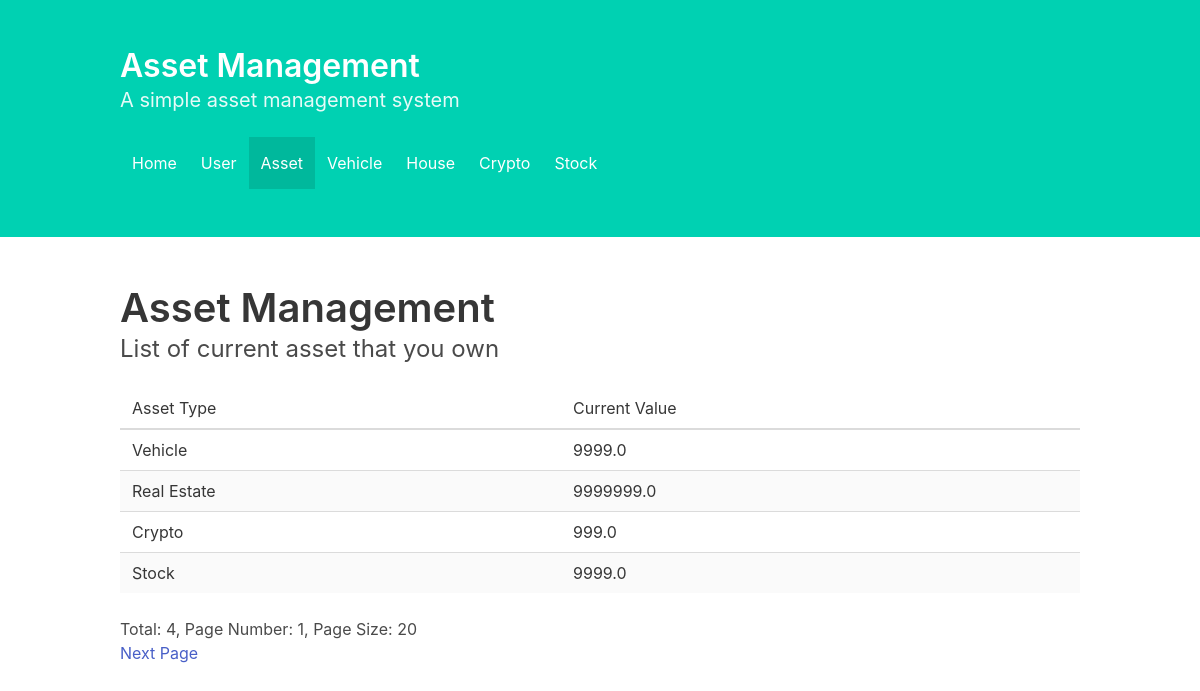
Page /asset on the committed database.
### aerc_website/models.py (models this page shows)
class Asset(models.Model):
    user = models.ForeignKey(User, on_delete=models.CASCADE)
    category = models.CharField(choices=AssetType.CHOICES, max_length=1, default='O')
    current_value = models.FloatField(default=0)

### aerc_website/views.py (the view)
# urls.py: path('asset', views.asset, name='asset'),
def asset(request):
    context = {}
    if request.method == "GET":
        total = Asset.objects.count()
        size = int(request.GET.get('size', 20))
        page = int(request.GET.get('page', 1))
        data = Asset.objects.all()[(page-1)*size:page*size]
        for d in data:
            for c in AssetType.CHOICES:
                if c[0] == str(d.category):
                    d.category = c[1]
        context['total'] = total
        context['size'] = size
        context['page'] = page
        context['data'] = data
        context['hasPrev'] = page > 1
        context['hasNext'] = page * size + len(data) != total
        context['pagePrev'] = page - 1
        context['pageNext'] = page + 1
        return render(request, 'asset/index.html', context)

### aerc_website/templates/asset/index.html (shortened to what this page needs)
<!DOCTYPE html>
{% load static %}
<html lang="en">
<head>
    <link rel="stylesheet" href="https://cdn.jsdelivr.net/npm/bulma@0.9.4/css/bulma.min.css">
    <link rel="stylesheet" href="{% static 'css/styles.css' %}">
</head>
<body>
    <main>
        <section class="hero is-primary">
            <div class="hero-body">
                <div class="container">
                    <h1 class="title">
                        Asset Management
                    </h1>
                    <h2 class="subtitle">
                        A simple asset management system
                    </h2>
                    <nav class="navbar" role="navigation" aria-label="main navigation">
                        <div id="navbarBasicExample" class="navbar-menu">
                            <div class="navbar-start">
                                <a class="navbar-item" href="/">
                                    Home
                                </a>
                                <a class="navbar-item" href="/user">
                                    User
                                </a>
                                <a class="navbar-item is-active" href="/asset">
                                    Asset
                                </a>
                                <a class="navbar-item" href="/vehicle">
                                    Vehicle
                                </a>
                                <a class="navbar-item" href="/house">
                                    House
                                </a>
                                <a class="navbar-item" href="/crypto">
                                    Crypto
                                </a>
                                <a class="navbar-item" href="/stock">
                                    Stock
                                </a>
                            </div>
                        </div>
                    </nav>
                </div>
            </div>
        </section>
        <section class="section">
            <div class="container">
                <h2 class="title is-2">Asset Management</h2>
                <p class="subtitle is-4">List of current asset that you own</p>
                <div class="table-container">
                    <table class="table is-striped is-hoverable is-fullwidth">
                        <thead>
                            <tr>
                                <td>Asset Type</td>
                                <td>Current Value</td>
                            </tr>
                        </thead>
                        <tbody>
                            {% for x in data %}
                                <tr>
                                    <td>{{ x.category }}</td>
                                    <td>{{ x.current_value }}</td>
                                </tr>
                            {% endfor %}
                        </tbody>
                    </table>
                </div>
                <div>
                    Total: {{ total }}, Page Number: {{ page }}, Page Size: {{ size }}
                </div>
                <div>
                    {% if hasNext %}
                    <a href="?size=20&page={{ pageNext }}">Next Page</a>
                    {% endif %}
                </div>
            </div>
        </section>
    </main>
</body>
</html>

### rows in the picture
Asset: category "Vehicle", current_value "9999.0"
Asset: category "Real Estate", current_value "9999999.0"
Asset: category "Crypto", current_value "999.0"
Asset: category "Stock", current_value "9999.0"

### other values in the picture
{{ total }} "4"
{{ page }} "1"
{{ size }} "20"
